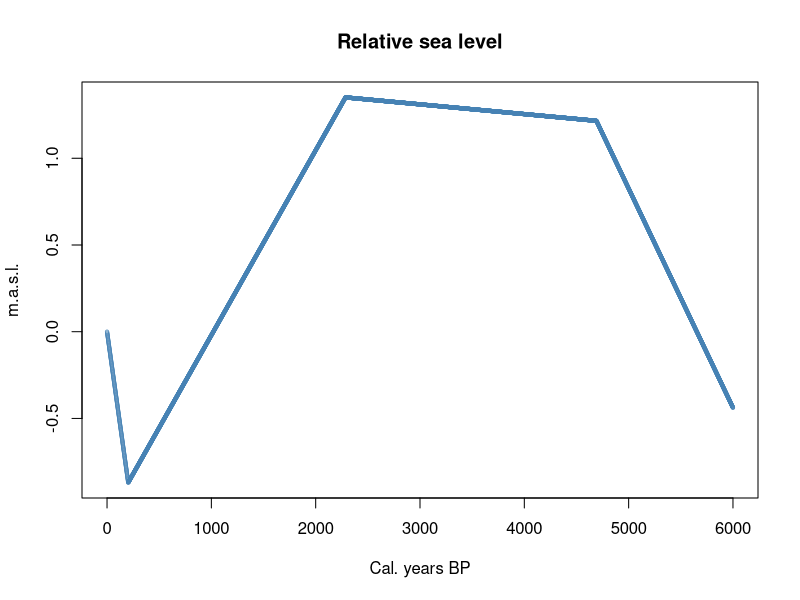

Write R code to recreate this figure.
RSL<-read.csv("sea_level_interpolated.csv")
plot(RSL, col="steelblue", lwd=0.5, xlab="Cal. years BP", ylab="m.a.s.l.", main="Relative sea level", cex=0.5)
